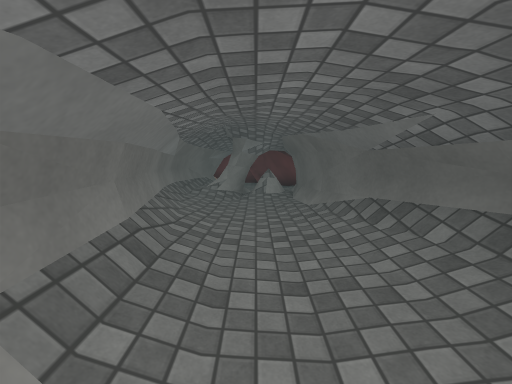
view 1 (above)

16 first-person views from a walk through a Unity game level. The camera is 1.5 m above the floor, tilts 6° down and sees 90° across. The floor is counted in squares, 1 m on a side. Each view is taken from the middle of a square. On the plan, view 1 faces up. The plan holds only what a view shows up to about 13 squares ahead; the rest is blank. The place goes on beyond the plan. Some animated figures are not drawn. Surface patterns are stand-ins for the level's own textures.

view 2
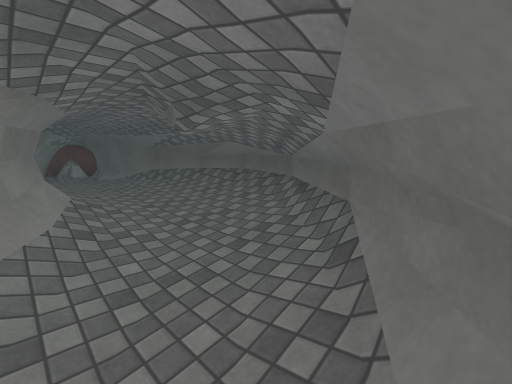

view 3
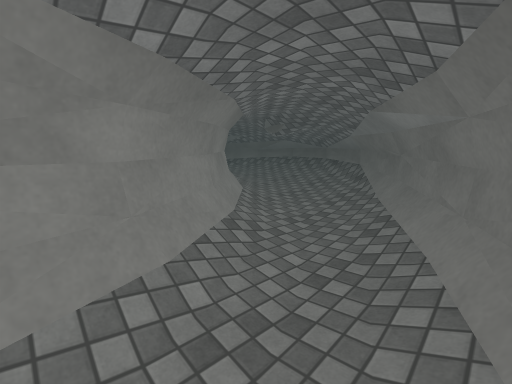

view 4
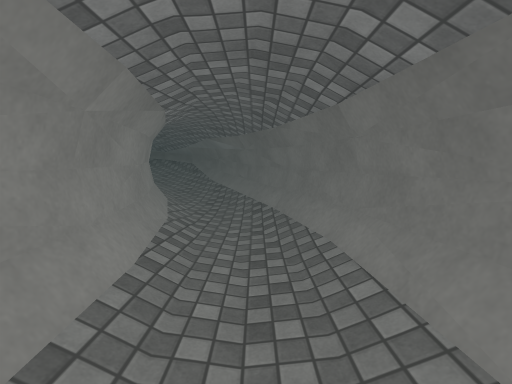

view 5
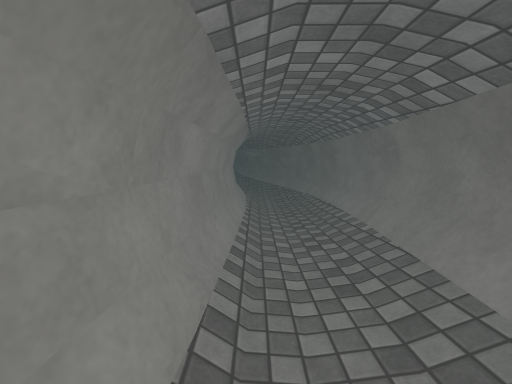

view 6
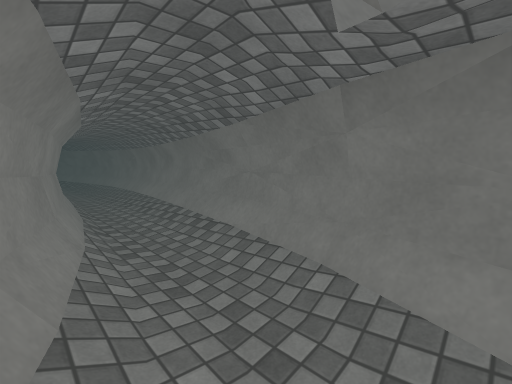

view 7
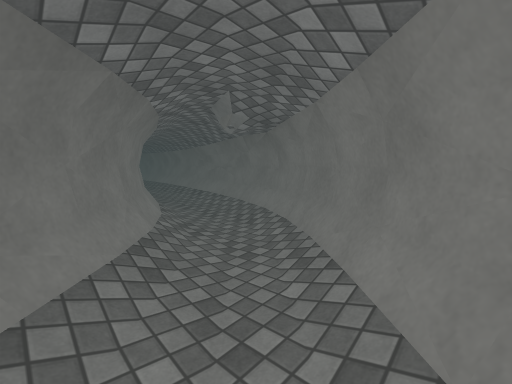

view 8
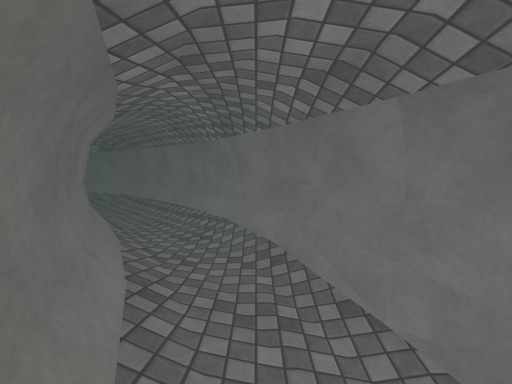

view 9
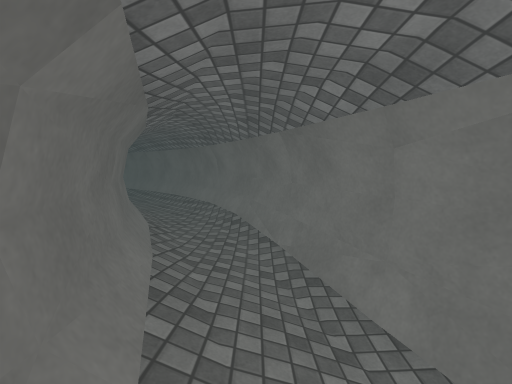

view 10
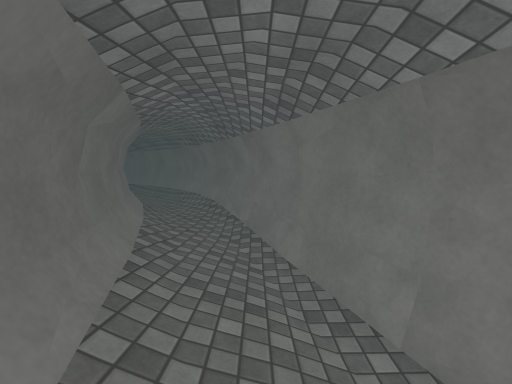

view 11
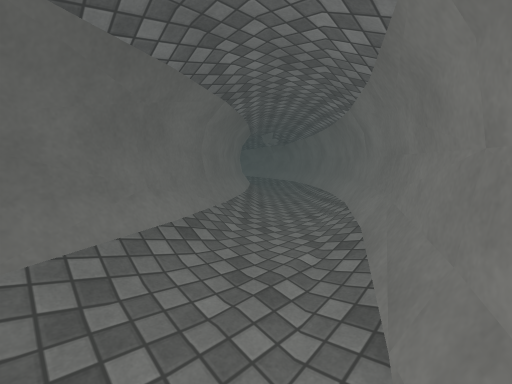

view 12
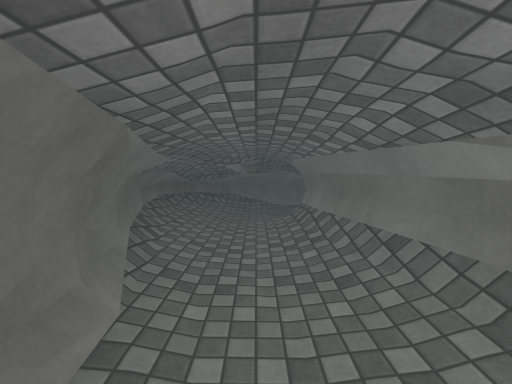

view 13
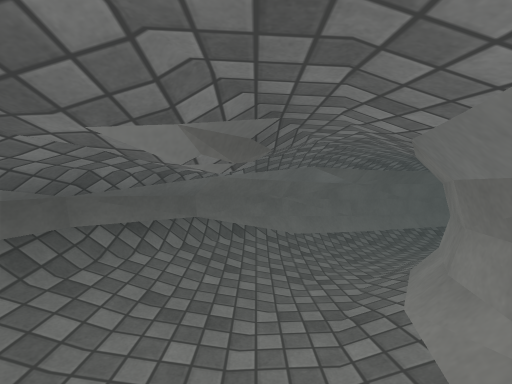

view 14
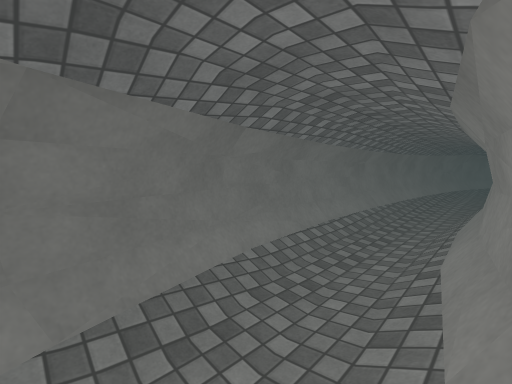

view 15
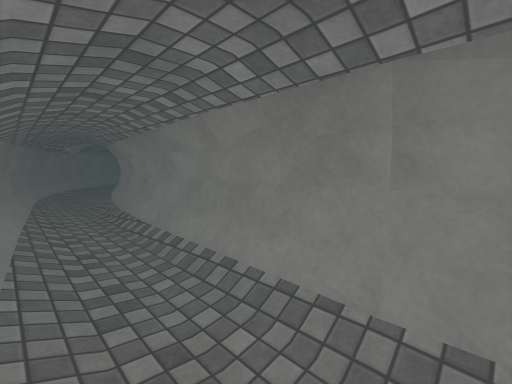

view 16
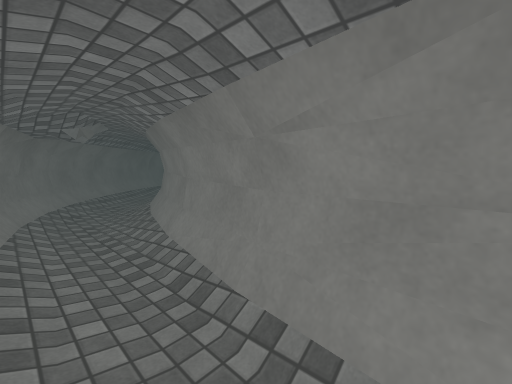

### Floor plan
Key: @ floor where view 1 was taken; # wall or solid block; . main floor; : floor 0.25 m higher than the main floor; - floor 0.25 m lower than the main floor; + floor 0.5 m higher than the main floor; _ floor 0.5 m lower than the main floor; * floor 0.75 m higher than the main floor; % floor 1 m higher than the main floor; & floor 1.25 m higher than the main floor; $ floor 1.5 m higher than the main floor; / step, stairs or slope; = window, fence, low wall or low ledge.
Columns run from 40 left of view 1 to 3 right of it. Each row starts with its distance up from view 1.
 12   /
 11    ##
 10 #///#                                 ####
  9 #_//#                                 ##/#
  8 ##//##                                #&&##
  7  #_//#                                #&&##
  6  #///#                                #&&&#
  5  ##-.##                               #/&&#
  4   #/-/#                               #/&&#
  3   ##..##                              ##&&#
  2    #/./##                             ##&&##
  1    ##/./##                            ##&&$#
  0     ##../##                           #/@%$#
 -1      #/../##                         ##/%%##
 -2      ##/../##                       ##/**%##
 -3       ##/../###                    ##/+*/##
 -4        ##/..//####               ###/++/##
 -5         ###/...//#################/:::/##
 -6           ###/........//////////...:/###
 -7             ####/////............//###
 -8                ##########=////=#####
 -9                        ##########

Positions as (right, up) in squares from view 1, and headings:
1: (0, 0), facing up
2: (-2, -5), facing up-right
3: (-7, -7), facing up-right
4: (-13, -7), facing right
5: (-20, -6), facing right
6: (-28, -4), facing down-right
7: (-33, -1), facing down-right
8: (-36, 7), facing down
9: (-37, 10), facing down
10: (-38, 12), facing down
11: (-38, 6), facing down-right
12: (0, 9), facing down
13: (0, 2), facing down
14: (-6, -5), facing down-left
15: (-12, -8), facing up-left
16: (-19, -7), facing up-left
